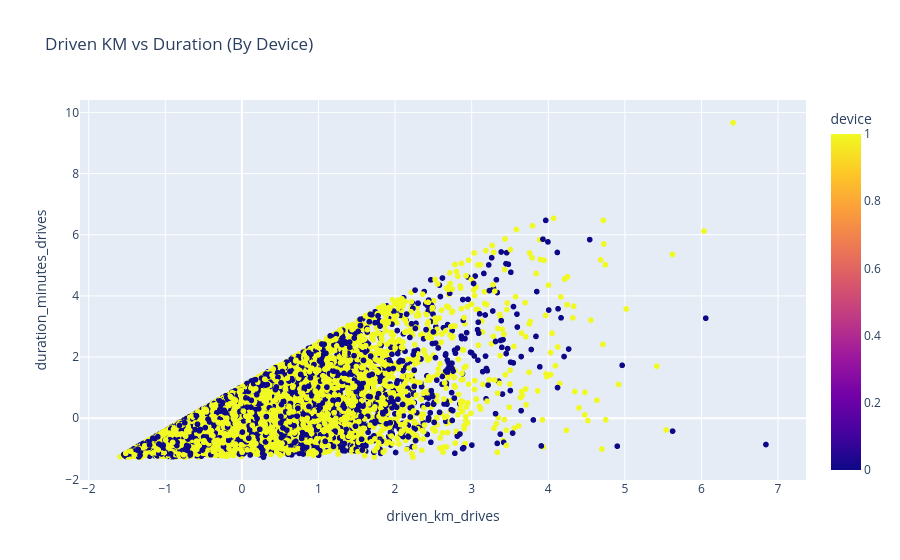

Here is the notebook cell this chart was saved with:
### Code cell
#Interactive Scatter Plot using Plotly
fig = px.scatter(df_scaled, x='driven_km_drives', y='duration_minutes_drives', color='device',
                 title='Driven KM vs Duration (By Device)')
fig.show()

### Figure 1 — Plotly figure (JSON) as saved in the notebook; plotly's stock layout.template omitted (floating-point values rounded to 4 significant figures; data arrays with more than 128 entries replaced by an {"elided": "..."} marker saying what was removed)
{"data": [{"hovertemplate": "driven_km_drives=%{x}<br>duration_minutes_drives=%{y}<br>device=%{marker.color}<extra></extra>", "legendgroup": "", "marker": {"color": {"elided": "14299 int values"}, "coloraxis": "coloraxis", "symbol": "circle"}, "mode": "markers", "name": "", "showlegend": false, "type": "scattergl", "x": {"elided": "14299 float values"}, "xaxis": "x", "y": {"elided": "14299 float values"}, "yaxis": "y"}], "layout": {"coloraxis": {"colorbar": {"title": {"text": "device"}}, "colorscale": [[0, "#0d0887"], [0.1111, "#46039f"], [0.2222, "#7201a8"], [0.3333, "#9c179e"], [0.4444, "#bd3786"], [0.5556, "#d8576b"], [0.6667, "#ed7953"], [0.7778, "#fb9f3a"], [0.8889, "#fdca26"], [1, "#f0f921"]]}, "legend": {"tracegroupgap": 0}, "title": {"text": "Driven KM vs Duration (By Device)"}, "xaxis": {"anchor": "y", "domain": [0, 1], "title": {"text": "driven_km_drives"}}, "yaxis": {"anchor": "x", "domain": [0, 1], "title": {"text": "duration_minutes_drives"}}}}
